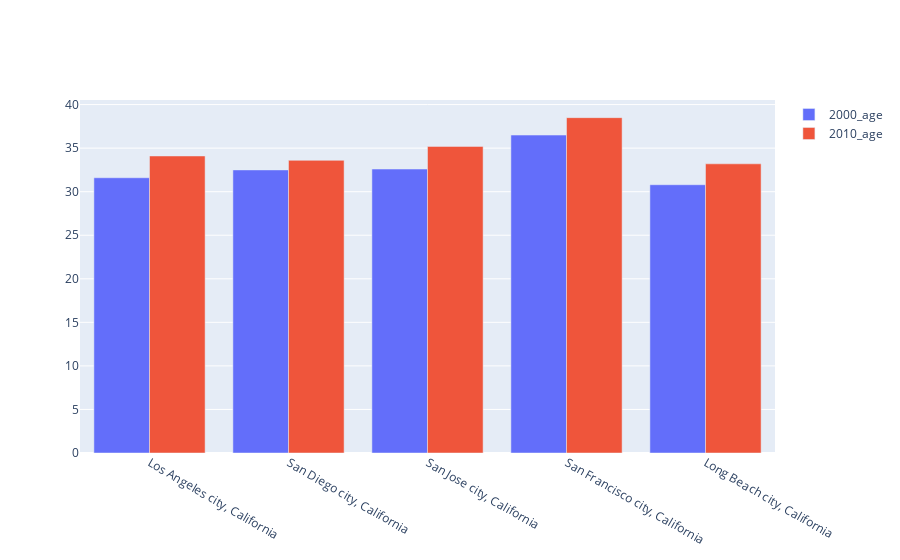

Write notebook code for a chart like this one.
### Code cell
fig = go.Figure(data=[
    go.Bar(name='2000_age', x=ca_join['City_Name'], y=ca_join['Median_Age_2000']),
    go.Bar(name='2010_age', x=ca_join['City_Name'], y=ca_join['Median_Age_2010']),
])
fig.update_layout(barmode='group')
fig.show()

### Figure 1 — Plotly figure (JSON) as saved in the notebook; plotly's stock layout.template omitted (floating-point values rounded to 4 significant figures)
{"data": [{"name": "2000_age", "type": "bar", "x": ["Los Angeles city, California", "San Diego city, California", "San Jose city, California", "San Francisco city, California", "Long Beach city, California"], "y": ["31.6", "32.5", "32.6", "36.5", "30.8"]}, {"name": "2010_age", "type": "bar", "x": ["Los Angeles city, California", "San Diego city, California", "San Jose city, California", "San Francisco city, California", "Long Beach city, California"], "y": [34.1, 33.6, 35.2, 38.5, 33.2]}], "layout": {"barmode": "group"}}
